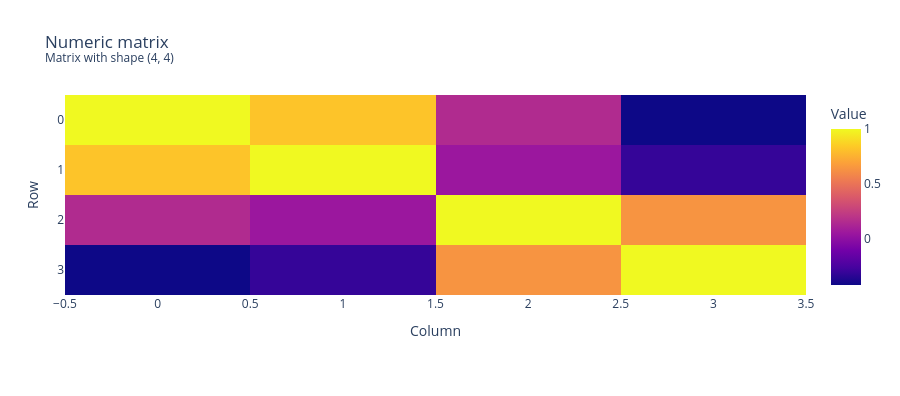

The code cell stored with this chart in its notebook:
### Code cell
# 1.3 2D matrix (correlation heatmap)
corr_matrix = [
    [1.0, 0.82, 0.15, -0.42],
    [0.82, 1.0, 0.05, -0.31],
    [0.15, 0.05, 1.0, 0.64],
    [-0.42, -0.31, 0.64, 1.0],
]
sd.see(corr_matrix)

### Figure 1 — Plotly figure (JSON) as saved in the notebook; plotly's stock layout.template omitted (floating-point values rounded to 4 significant figures)
{"data": [{"colorbar": {"title": {"text": "Value"}}, "type": "heatmap", "x": [0, 1, 2, 3], "y": [0, 1, 2, 3], "z": [[1.0, 0.82, 0.15, -0.42], [0.82, 1.0, 0.05, -0.31], [0.15, 0.05, 1.0, 0.64], [-0.42, -0.31, 0.64, 1.0]]}], "layout": {"height": 396, "margin": {"b": 101, "l": 65, "r": 30, "t": 95}, "title": {"text": "Numeric matrix<br><sup>Matrix with shape (4, 4)</sup>"}, "xaxis": {"title": {"text": "Column"}}, "yaxis": {"autorange": "reversed", "title": {"text": "Row"}}}}
